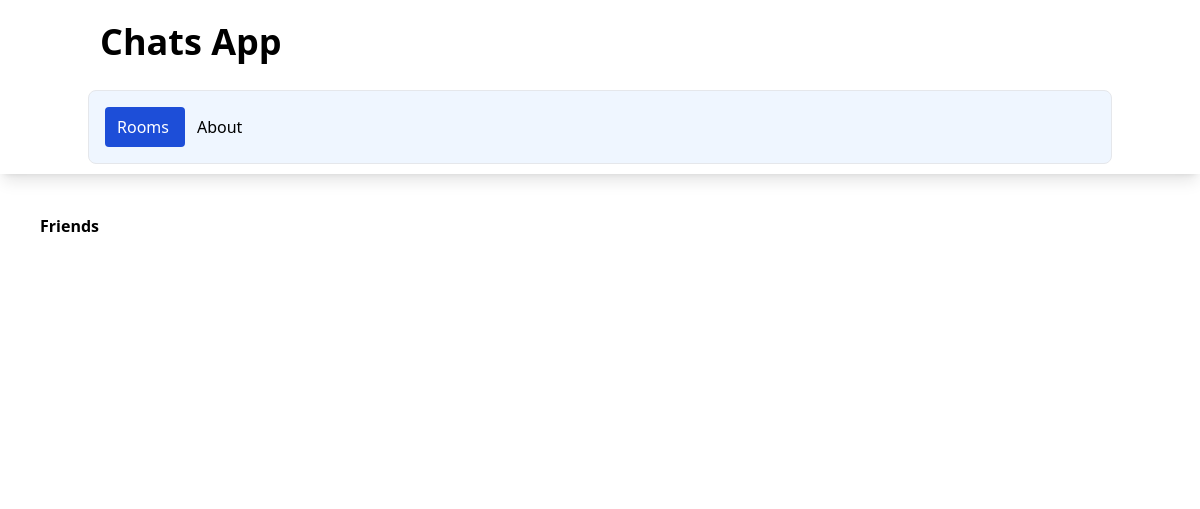
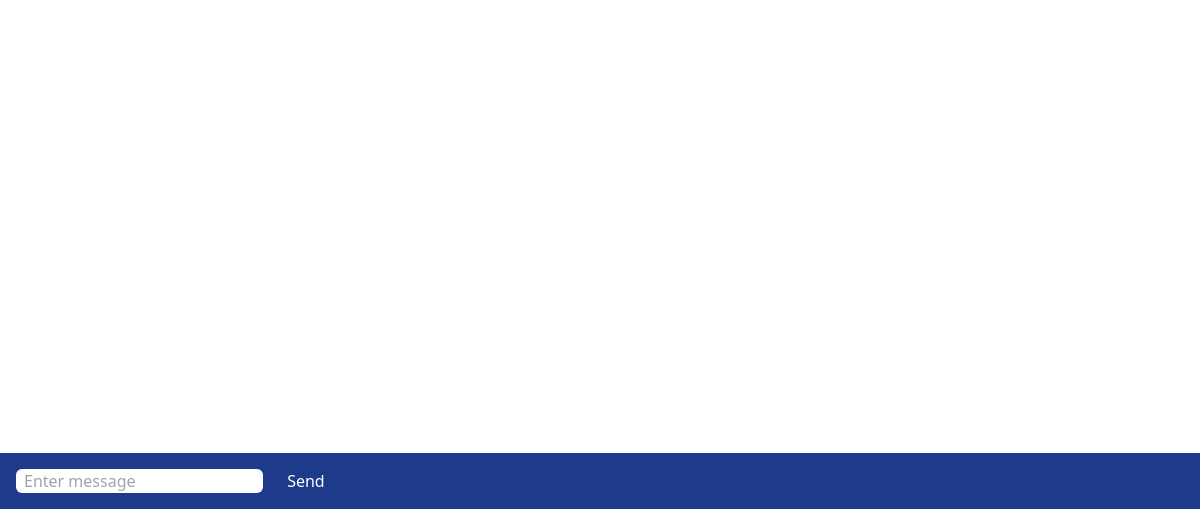
The page /rooms/friends/ on the database as committed earlier (2 pictures, top to bottom).
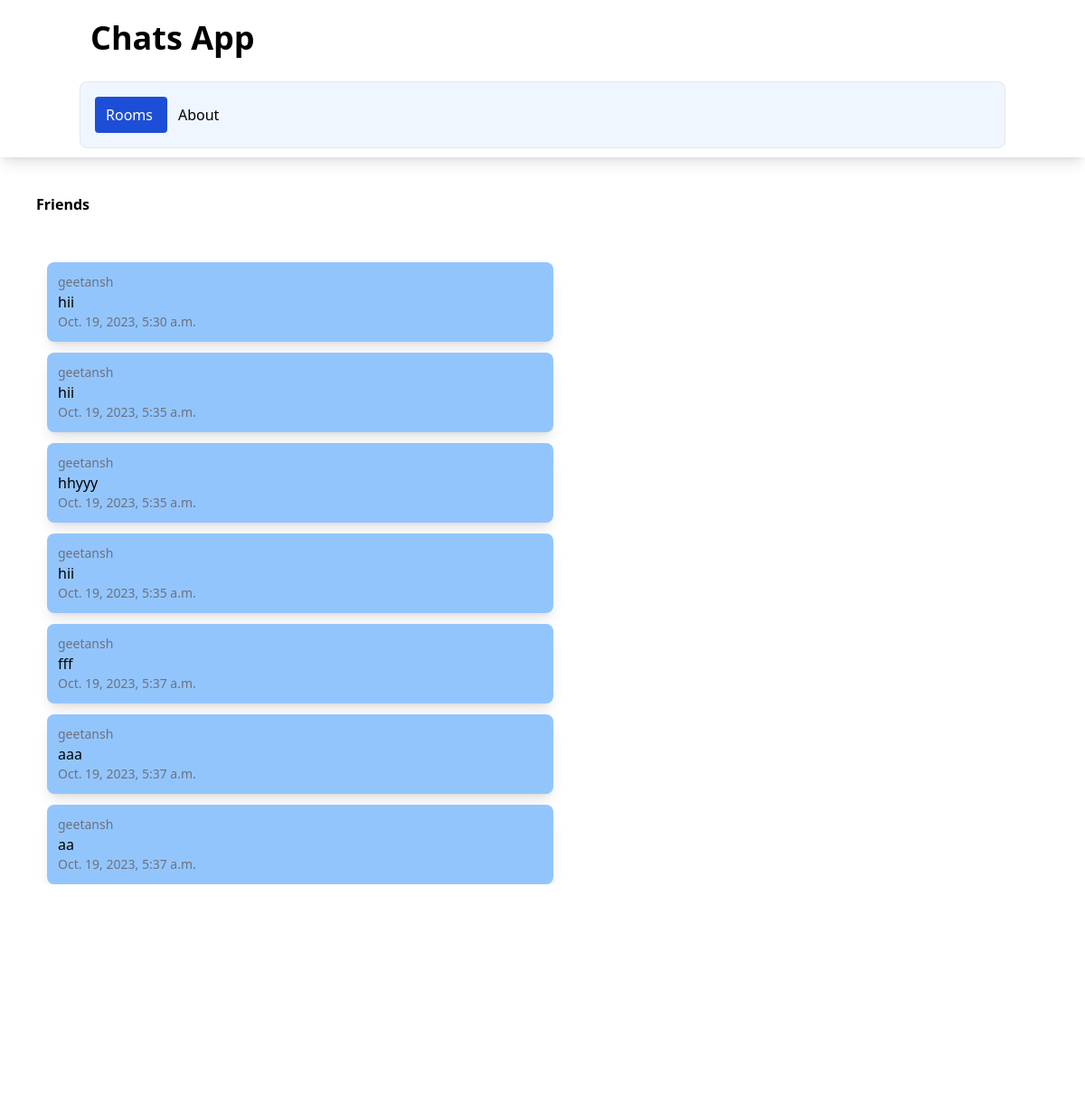
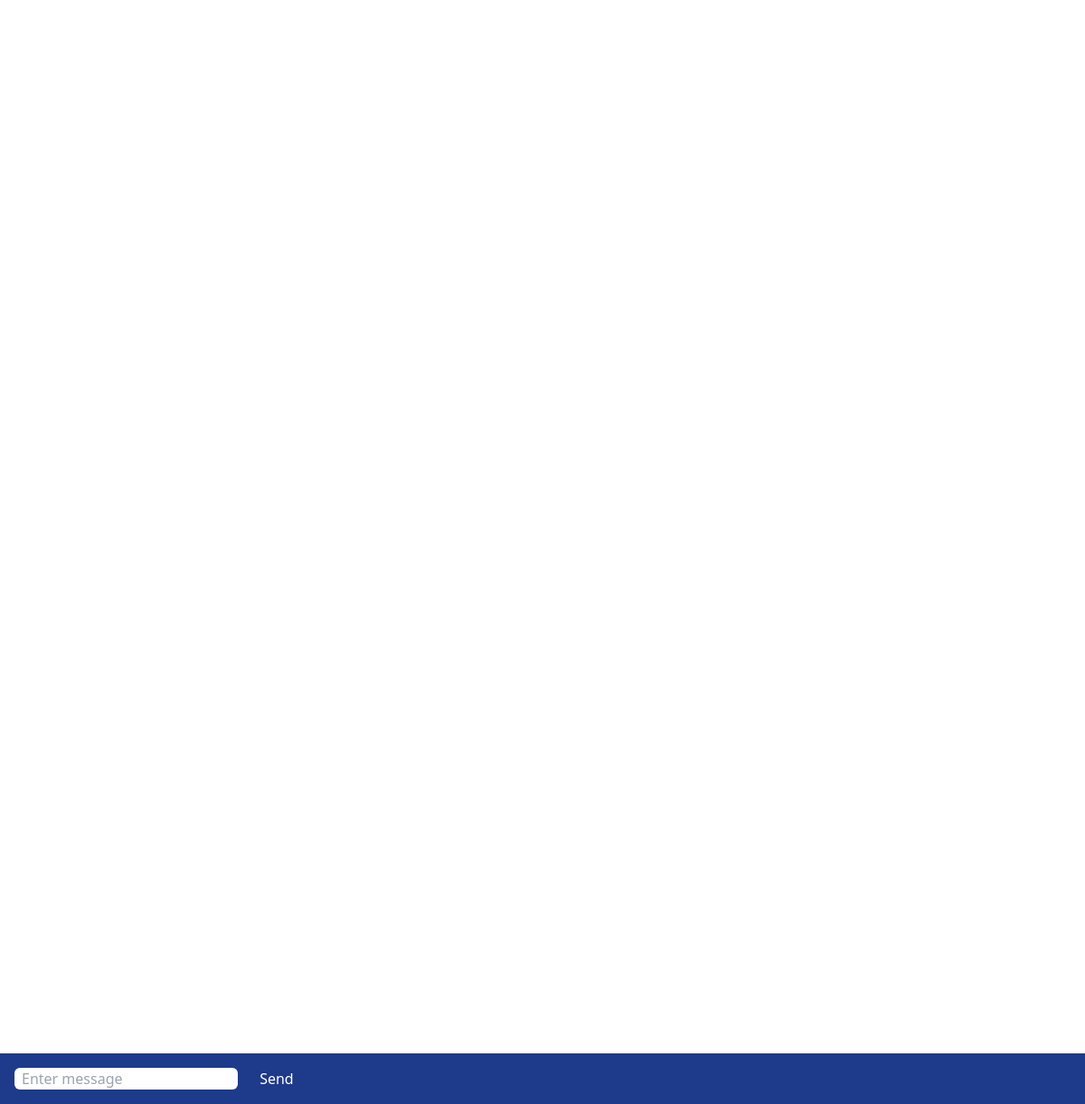
The same page on the database as committed later (2 pictures, top to bottom).
### myapp/models.py (models this page shows)
class ChatRoom(models.Model):
    name = models.CharField(max_length=100)
    slug = models.SlugField(unique=True)

class ChatMessage(models.Model):
    user = models.ForeignKey(User,on_delete=models.CASCADE)
    room = models.ForeignKey(ChatRoom, on_delete=models.CASCADE)
    message_content = models.TextField()
    date = models.DateTimeField(auto_now=True)
    class Meta:
        ordering = ('date',)

### myapp/views.py (the view)
# urls.py: path('<slug:slug>/',views.chatroom,name='chatroom')
def chatroom(request,slug):
    chatroom = ChatRoom.objects.get(slug=slug)
    messages = ChatMessage.objects.filter(room=chatroom)[0:30]
    return render(request,'myapp/room.html',{'chatroom':chatroom,'messages':messages})

### myapp/templates/myapp/room.html (shortened to what this page needs)
{% extends 'myapp/base.html' %}
{% block body %}
<div class="m-10 font-bold">
{{ chatroom.name }}
</div>
<div class="message-container m-10 overflow-auto h-[700px]" id="message-container">
<div id="chat-messages">
    {% for message in messages %}
    <div class="message shadow-lg p-3 m-3 rounded-lg w-1/2 bg-blue-300">
        <div class="text-sm text-gray-500">
            {{ message.user.username }}
        </div>
            {{ message.message_content }}
        <div class="text-sm text-gray-500">
            {{ message.date}}
        </div>
    </div>
    {% endfor %}
</div>
</div>
<div class="form-container fixed inset-x-0 bottom-0 bg-blue-900 p-4">
<form method="post">
    <input class="rounded-md px-2" id="message-input" type="text" name="message" placeholder="Enter message">
    <button class="text-white ml-5" id="send-button" type="submit">Send</button>
</form>
</div>
{% endblock %}

### myapp/templates/myapp/base.html (shortened to what this page needs)
<!DOCTYPE html>
<html lang="en">
<head>
    <script src="https://cdn.tailwindcss.com"></script>
</head>
<body>
    <nav class="shadow-lg px-3 py-2.5">
        <div class="container flex flex-wrap justify-between mx-auto">
            <a class="flex items-center" href="">
                <span class="self-center text-4xl font-semibold">Chats App</span>
            </a>
            <div class="w-full block w-auto">
                <ul class="flex flex-row p-4 mt-4 border rounded-lg border-grau-100 bg-blue-50">
                    <li>
                        <a class="block py-2 pl-3 pr-4 rounded bg-blue-700 text-white" href="">Rooms</a>
                    </li>
                    <li>
                        <a class="block py-2 pl-3 pr-4 rounded " href="">About</a>
                    </li>
                </ul>
            </div>
        </div>
    </nav>
    {% block body%}
    {% endblock %}
</body>
</html>

Rows that differ between the two databases and show on the page:
added ChatMessage: user.username "geetansh", message_content "hii", date "Oct. 19, 2023, 5:30 a.m."
added ChatMessage: user.username "geetansh", message_content "hii", date "Oct. 19, 2023, 5:35 a.m."
added ChatMessage: user.username "geetansh", message_content "hhyyy", date "Oct. 19, 2023, 5:35 a.m."
added ChatMessage: user.username "geetansh", message_content "hii", date "Oct. 19, 2023, 5:35 a.m."
added ChatMessage: user.username "geetansh", message_content "fff", date "Oct. 19, 2023, 5:37 a.m."
added ChatMessage: user.username "geetansh", message_content "aaa", date "Oct. 19, 2023, 5:37 a.m."
added ChatMessage: user.username "geetansh", message_content "aa", date "Oct. 19, 2023, 5:37 a.m."
